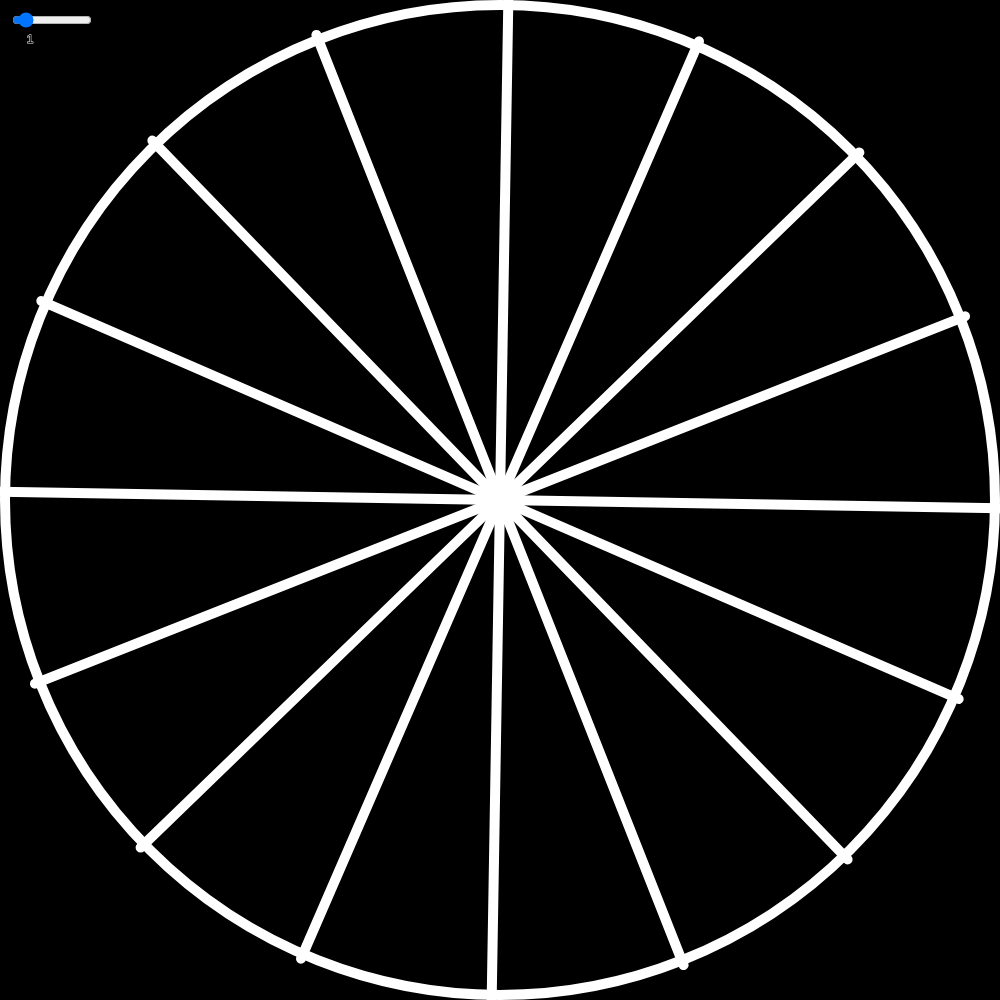
Frame 1 (no input)
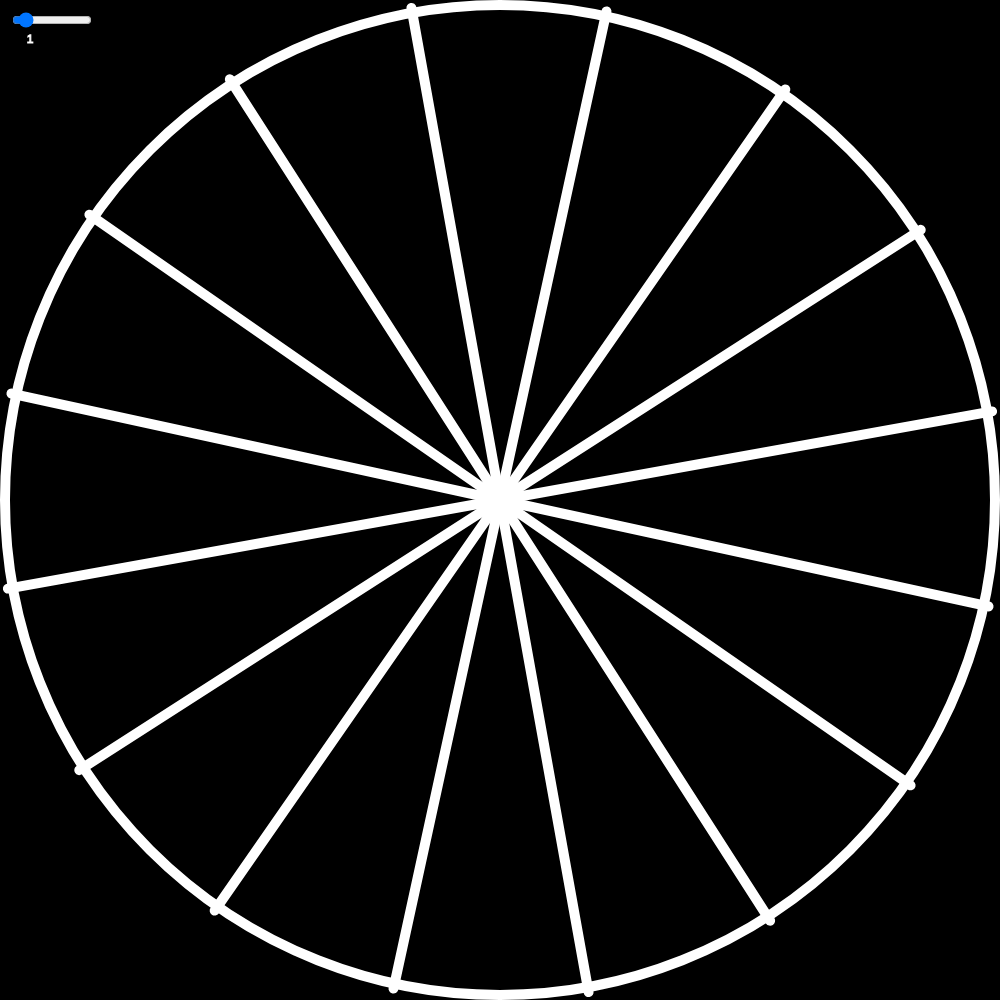
Frame 60 (no input)
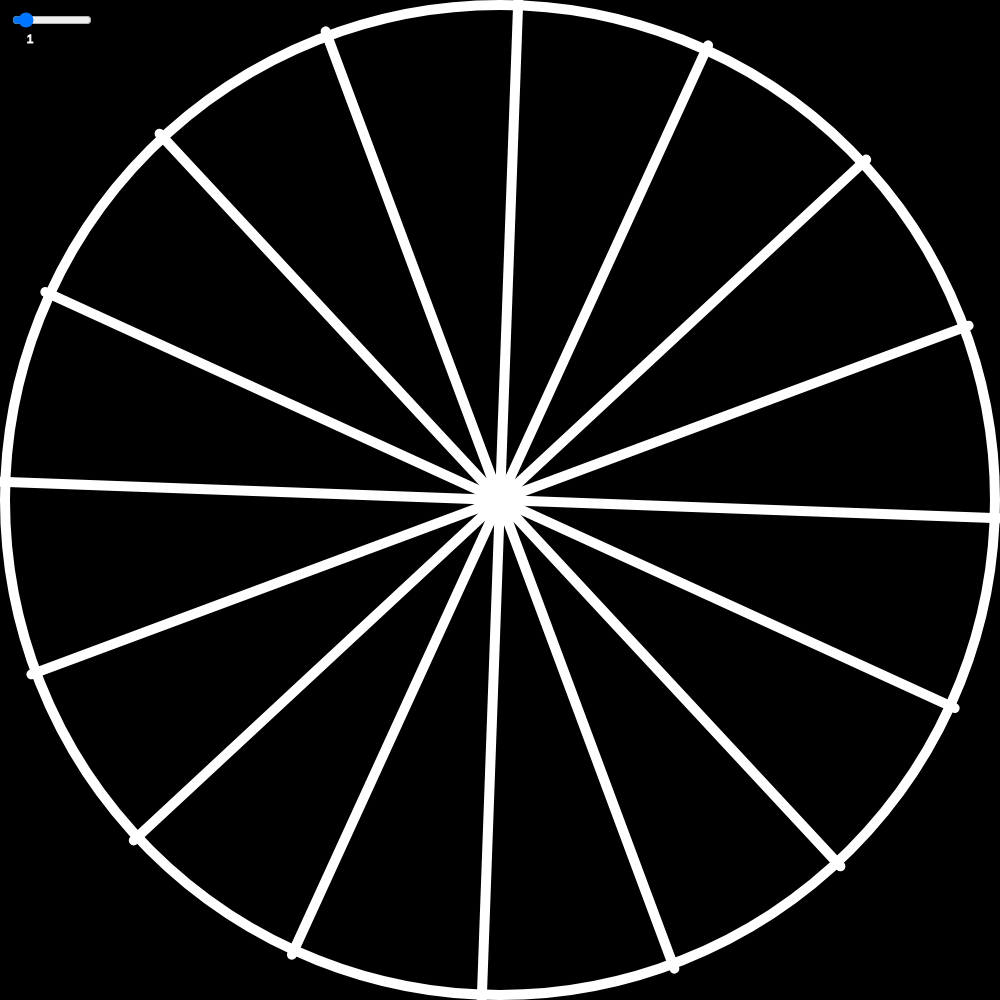
Frame 120 (the mouse pressed at the canvas centre since frame 60)

The p5.js sketch that drew these frames (run headless with seeded random() and noise() and a simulated clock; from frame 60 on, the mouse is pressed at the canvas centre):

// p5.js sketch
// ── sketch.js
let size = 0;
let angle = 0;
let N = 16;

function setup() {
    size = min(windowWidth, windowHeight);
    createCanvas(size, size);
    background(100);

    slider = createSlider(0, 100, 10);
    slider.position(10, 10);
    slider.style('width', '80px');
}

function draw() {
	background(0);

	let val = slider.value();
	speed = 10*val/100;
	angle += speed*deltaTime/1000;
	stroke(255);
	strokeWeight(1);
	textAlign(CENTER, CENTER);
	text(""+speed, 30, 40);

	translate(size/2, size/2);

	noFill();
	stroke(255);
	strokeWeight(10);
	circle(0, 0, size-10);
	for (let i=0; i<N; i++){
		line(0, 0, size*cos(angle + 2*PI*i/N)/2, size*sin(angle + 2*PI*i/N)/2);
	}
}
